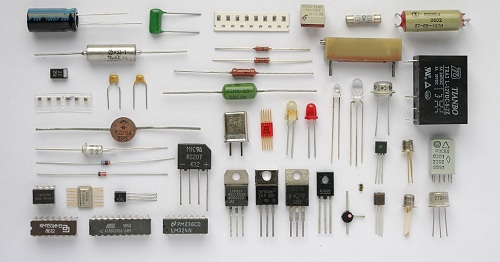
//> input picture OpenCV Edex/correlacion_aplicado/correlacion_aplicado/componentes.jpg, 500 x 262 px; the run also reads 1 picture not shown here
$ ./correlacion_aplicado   (built with g++ and OpenCV 4)
//> lines starting //> are read from the running program, lines starting //| are printed output that depends on the picture; after the words box and inside, x2 and y2 are one past the last pixel; in counts of white or black regions, pixels touching at a corner belong together
#include <opencv2/highgui/highgui.hpp>
#include <opencv2/imgproc/imgproc.hpp>
#include <cstdio>
#include <opencv2/opencv.hpp>

using namespace cv;
using namespace std;

int main(){
	char NombreImagen[] = "componentes.jpg";
	char NombreModelo[] = "pata.jpg";

	Mat src = imread(NombreImagen);
//> src is the input picture: 262 rows x 500 cols, CV_8UC3; mean B, G, R 184.6, 187.3, 189.1
	Mat templ = imread(NombreModelo);

	if (!src.data || !templ.data){
		cout << "Error al cargar la imagen" << endl;
		exit(1);
	}

	//Matriz destino
	Mat dst;

		//Se reseva memoria para las matrices resultado (metodos), aqui investigar por que es la operacion del ancho y alto de la imagen original - el
		//anncho y alto del modelo

	int iwidth = src.cols - templ.cols + 1;
//> iwidth = 494
	int iheight = src.rows - templ.rows + 1;
//> iheight = 233

	dst.create(iheight, iwidth, CV_32FC1);
	int match_method = CV_TM_SQDIFF;

	//Realizando la operacion de correlacion

	matchTemplate(src, templ, dst, match_method);
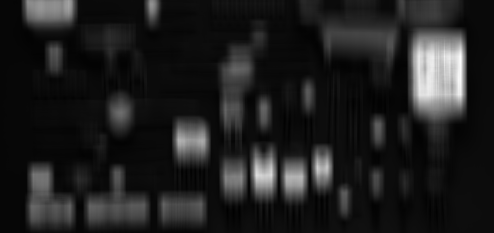
//> dst: 233 rows x 494 cols, CV_32FC1; min 3254, max 18820228, mean 2352378.8; drawn with min black and max white
	normalize(dst, dst, 0, 1, NORM_MINMAX, -1, Mat());
	double minVal, maxMal;

	Point minLoc, maxLoc;
	Point matchLoc;

	minMaxLoc(dst, &minVal, &maxMal, &minLoc, &maxLoc, Mat());
//> minVal = 0; maxMal = 1; minLoc = Point(227, 210); maxLoc = Point(460, 56)

	if (match_method == CV_TM_SQDIFF || match_method == CV_TM_SQDIFF_NORMED){
		matchLoc = minLoc;
//> matchLoc = Point(227, 210)
	}
	else{
		matchLoc = maxLoc;
	}

	rectangle(src, matchLoc, Point(matchLoc.x + templ.cols, matchLoc.y + templ.rows), Scalar(255, 0, 0), 4, 8, 0);
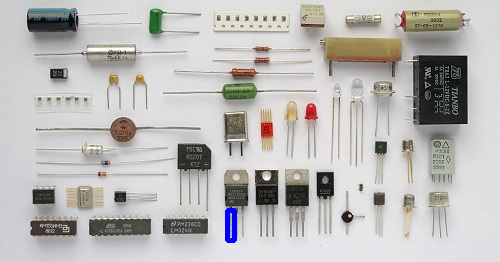
//> src: 262 rows x 500 cols, CV_8UC3; 0.27% of pixels changed, all inside (x1, y1, x2, y2) = (225, 208, 237, 243)
	rectangle(dst, Point(matchLoc.x - (templ.cols / 2), matchLoc.y - (templ.rows / 2)), Point(matchLoc.x + (templ.cols / 2), matchLoc.y + (templ.rows / 2)), Scalar::all(0), 4, 8, 0);
//> dst: 233 rows x 494 cols, CV_32FC1; min 0, max 1, mean 0.125

	imshow("src", src);
	imshow("Result", dst);
	imshow("templ", templ);

	cout << "iwidth " << iwidth << endl;
//| iwidth 494
	cout << "iheightc" << iheight << endl;
//| iheightc233
	cout << "minval " << minVal << endl;
//| minval 0
	cout << "maxval " << maxMal << endl;
//| maxval 1
	cout << "minloc " << minLoc << endl;
//| minloc [227, 210]
	cout << "maxloc " << maxLoc << endl;
//| maxloc [460, 56]
	//cout << "dst" << dst << endl;
	//Esperar a pulsar una tecla
	cvWaitKey(0);

	return 0;
}
